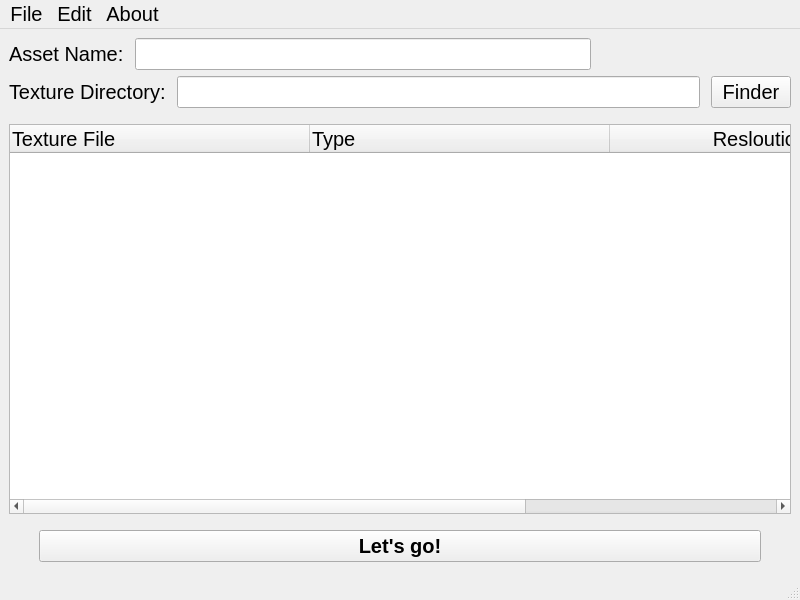
<?xml version="1.0" encoding="UTF-8"?>
<ui version="4.0">
 <class>MainWindow</class>
 <widget class="QMainWindow" name="MainWindow">
  <property name="geometry">
   <rect>
    <x>0</x>
    <y>0</y>
    <width>800</width>
    <height>600</height>
   </rect>
  </property>
  <property name="font">
   <font>
    <pointsize>15</pointsize>
   </font>
  </property>
  <property name="windowTitle">
   <string>Texture Renamer</string>
  </property>
  <widget class="QWidget" name="centralwidget">
   <layout class="QVBoxLayout" name="verticalLayout_2">
    <item>
     <layout class="QVBoxLayout" name="verticalLayout">
      <item>
       <layout class="QHBoxLayout" name="horizontalLayout">
        <item>
         <widget class="QLabel" name="L_asset_name">
          <property name="text">
           <string>Asset Name:</string>
          </property>
         </widget>
        </item>
        <item>
         <spacer name="horizontalSpacer_5">
          <property name="orientation">
           <enum>Qt::Horizontal</enum>
          </property>
          <property name="sizeType">
           <enum>QSizePolicy::Preferred</enum>
          </property>
          <property name="sizeHint" stdset="0">
           <size>
            <width>5</width>
            <height>20</height>
           </size>
          </property>
         </spacer>
        </item>
        <item>
         <widget class="QLineEdit" name="T_name"/>
        </item>
        <item>
         <spacer name="horizontalSpacer_6">
          <property name="orientation">
           <enum>Qt::Horizontal</enum>
          </property>
          <property name="sizeType">
           <enum>QSizePolicy::Preferred</enum>
          </property>
          <property name="sizeHint" stdset="0">
           <size>
            <width>200</width>
            <height>20</height>
           </size>
          </property>
         </spacer>
        </item>
       </layout>
      </item>
      <item>
       <layout class="QHBoxLayout" name="Directory">
        <item>
         <widget class="QLabel" name="L_directory">
          <property name="text">
           <string>Texture Directory:</string>
          </property>
         </widget>
        </item>
        <item>
         <spacer name="horizontalSpacer_4">
          <property name="orientation">
           <enum>Qt::Horizontal</enum>
          </property>
          <property name="sizeType">
           <enum>QSizePolicy::Fixed</enum>
          </property>
          <property name="sizeHint" stdset="0">
           <size>
            <width>5</width>
            <height>20</height>
           </size>
          </property>
         </spacer>
        </item>
        <item>
         <widget class="QLineEdit" name="T_path"/>
        </item>
        <item>
         <spacer name="horizontalSpacer_3">
          <property name="orientation">
           <enum>Qt::Horizontal</enum>
          </property>
          <property name="sizeType">
           <enum>QSizePolicy::Fixed</enum>
          </property>
          <property name="sizeHint" stdset="0">
           <size>
            <width>5</width>
            <height>20</height>
           </size>
          </property>
         </spacer>
        </item>
        <item>
         <widget class="QPushButton" name="B_finder">
          <property name="text">
           <string>Finder</string>
          </property>
         </widget>
        </item>
       </layout>
      </item>
      <item>
       <spacer name="verticalSpacer">
        <property name="orientation">
         <enum>Qt::Vertical</enum>
        </property>
        <property name="sizeType">
         <enum>QSizePolicy::Fixed</enum>
        </property>
        <property name="sizeHint" stdset="0">
         <size>
          <width>20</width>
          <height>10</height>
         </size>
        </property>
       </spacer>
      </item>
      <item>
       <widget class="QTableWidget" name="Table">
        <property name="sizePolicy">
         <sizepolicy hsizetype="Expanding" vsizetype="Expanding">
          <horstretch>0</horstretch>
          <verstretch>0</verstretch>
         </sizepolicy>
        </property>
        <property name="autoFillBackground">
         <bool>false</bool>
        </property>
        <property name="sizeAdjustPolicy">
         <enum>QAbstractScrollArea::AdjustToContents</enum>
        </property>
        <property name="sortingEnabled">
         <bool>true</bool>
        </property>
        <attribute name="horizontalHeaderDefaultSectionSize">
         <number>300</number>
        </attribute>
        <column>
         <property name="text">
          <string>Texture File</string>
         </property>
         <property name="font">
          <font>
           <pointsize>15</pointsize>
          </font>
         </property>
         <property name="textAlignment">
          <set>AlignLeading|AlignVCenter</set>
         </property>
        </column>
        <column>
         <property name="text">
          <string>Type</string>
         </property>
         <property name="font">
          <font>
           <pointsize>15</pointsize>
          </font>
         </property>
         <property name="textAlignment">
          <set>AlignLeading|AlignVCenter</set>
         </property>
        </column>
        <column>
         <property name="text">
          <string>Resloution</string>
         </property>
         <property name="font">
          <font>
           <pointsize>15</pointsize>
          </font>
         </property>
        </column>
       </widget>
      </item>
      <item>
       <spacer name="verticalSpacer_3">
        <property name="orientation">
         <enum>Qt::Vertical</enum>
        </property>
        <property name="sizeType">
         <enum>QSizePolicy::Fixed</enum>
        </property>
        <property name="sizeHint" stdset="0">
         <size>
          <width>20</width>
          <height>10</height>
         </size>
        </property>
       </spacer>
      </item>
      <item>
       <layout class="QHBoxLayout" name="Go">
        <item>
         <spacer name="horizontalSpacer">
          <property name="orientation">
           <enum>Qt::Horizontal</enum>
          </property>
          <property name="sizeType">
           <enum>QSizePolicy::Fixed</enum>
          </property>
          <property name="sizeHint" stdset="0">
           <size>
            <width>30</width>
            <height>20</height>
           </size>
          </property>
         </spacer>
        </item>
        <item>
         <widget class="QPushButton" name="B_go">
          <property name="font">
           <font>
            <weight>75</weight>
            <bold>true</bold>
           </font>
          </property>
          <property name="text">
           <string>Let's go!</string>
          </property>
         </widget>
        </item>
        <item>
         <spacer name="horizontalSpacer_2">
          <property name="orientation">
           <enum>Qt::Horizontal</enum>
          </property>
          <property name="sizeType">
           <enum>QSizePolicy::Fixed</enum>
          </property>
          <property name="sizeHint" stdset="0">
           <size>
            <width>30</width>
            <height>20</height>
           </size>
          </property>
         </spacer>
        </item>
       </layout>
      </item>
     </layout>
    </item>
   </layout>
  </widget>
  <widget class="QMenuBar" name="menubar">
   <property name="geometry">
    <rect>
     <x>0</x>
     <y>0</y>
     <width>800</width>
     <height>31</height>
    </rect>
   </property>
   <widget class="QMenu" name="menuFile">
    <property name="title">
     <string>File</string>
    </property>
    <addaction name="actionOpen"/>
   </widget>
   <widget class="QMenu" name="menuEdit">
    <property name="title">
     <string>Edit</string>
    </property>
   </widget>
   <widget class="QMenu" name="menuAbout">
    <property name="title">
     <string>About</string>
    </property>
    <addaction name="actionDesigned_by_Ripple_in_Najing"/>
   </widget>
   <addaction name="menuFile"/>
   <addaction name="menuEdit"/>
   <addaction name="menuAbout"/>
  </widget>
  <widget class="QStatusBar" name="statusbar"/>
  <action name="actionOpen">
   <property name="text">
    <string>Open</string>
   </property>
  </action>
  <action name="actionDesigned_by_Ripple_in_Najing">
   <property name="text">
    <string>Designed by Ripple in Najing.</string>
   </property>
  </action>
 </widget>
 <resources/>
 <connections/>
</ui>
